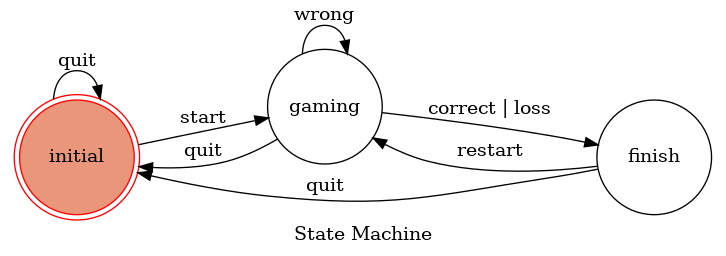

Here is the Python script that generated this plot:
import bullCow

from transitions import Machine
from transitions.extensions import MachineFactory

import pygraphviz




from utils import send_text_message

diagram_cls = MachineFactory.get_predefined(graph = True)

class TocMachine(object):
#class TocMachine(GraphMachine):


    states=["initial", "gaming", "finish"]


    def __init__(self, userId):
        self.userId = userId

        self.number = 1234

        self.choice = 5

        self.machine = diagram_cls(model=self, states=TocMachine.states, initial='initial')

        self.machine.add_transition(trigger='start', source='initial', dest='gaming', conditions= ["is_going_to_gaming"])

        self.machine.add_transition(trigger='wrong', source='gaming', dest='gaming')

        self.machine.add_transition(trigger='correct', source='gaming', dest='finish')

        self.machine.add_transition(trigger='restart', source='finish', dest='gaming')

        self.machine.add_transition(trigger='loss', source='gaming', dest='finish')

        self.machine.add_transition(trigger='quit', source='*', dest='initial')
        #self.machine = GraphMachine(model=self, **machine_configs)

    def is_going_to_gaming(self, event):
        text = event.message.text
        return text.lower() == "新遊戲"
